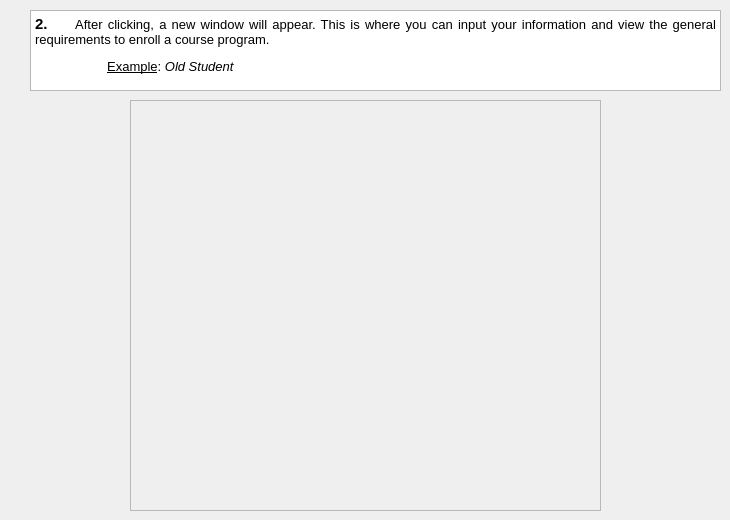
      <widget class="QWidget" name="tab_2">
       <attribute name="title">
        <string>2: Showing Choosen Admission Window</string>
       </attribute>
       <widget class="QWidget" name="gridLayoutWidget_4">
        <property name="geometry">
         <rect>
          <x>30</x>
          <y>10</y>
          <width>691</width>
          <height>81</height>
         </rect>
        </property>
        <layout class="QGridLayout" name="gridLayout_4">
         <item row="0" column="0">
          <widget class="QTextBrowser" name="textBrowser_3">
           <property name="html">
            <string>&lt;!DOCTYPE HTML PUBLIC &quot;-//W3C//DTD HTML 4.0//EN&quot; &quot;http://www.w3.org/TR/REC-html40/strict.dtd&quot;&gt;
&lt;html&gt;&lt;head&gt;&lt;meta name=&quot;qrichtext&quot; content=&quot;1&quot; /&gt;&lt;style type=&quot;text/css&quot;&gt;
p, li { white-space: pre-wrap; }
&lt;/style&gt;&lt;/head&gt;&lt;body style=&quot; font-family:'Open Sans'; font-size:9pt; font-weight:400; font-style:normal;&quot;&gt;
&lt;p align=&quot;justify&quot; style=&quot; margin-top:0px; margin-bottom:0px; margin-left:0px; margin-right:0px; -qt-block-indent:0; text-indent:0px;&quot;&gt;&lt;span style=&quot; font-size:11pt; font-weight:600;&quot;&gt;2.&lt;/span&gt;&lt;span style=&quot; font-family:'Times New Roman'; font-size:11pt; font-weight:600;&quot;&gt;   &lt;/span&gt;&lt;span style=&quot; font-family:'Times New Roman'; font-size:10pt;&quot;&gt;  &lt;/span&gt;&lt;span style=&quot; font-family:'Segoe UI'; font-size:10pt;&quot;&gt;After clicking, a new window will appear. This is where you can input your information and view the general requirements to enroll a course program.&lt;/span&gt;&lt;span style=&quot; font-size:10pt;&quot;&gt; &lt;/span&gt;&lt;/p&gt;
&lt;p align=&quot;justify&quot; style=&quot; margin-top:12px; margin-bottom:12px; margin-left:0px; margin-right:0px; -qt-block-indent:0; text-indent:0px;&quot;&gt;&lt;span style=&quot; font-family:'Segoe UI'; font-size:10pt;&quot;&gt;                    &lt;/span&gt;&lt;span style=&quot; font-family:'Segoe UI'; font-size:10pt; text-decoration: underline;&quot;&gt;Example&lt;/span&gt;&lt;span style=&quot; font-family:'Segoe UI'; font-size:10pt;&quot;&gt;: &lt;/span&gt;&lt;span style=&quot; font-family:'Segoe UI'; font-size:10pt; font-style:italic;&quot;&gt;Old Student&lt;/span&gt;&lt;span style=&quot; font-size:10pt;&quot;&gt; &lt;/span&gt;&lt;/p&gt;&lt;/body&gt;&lt;/html&gt;</string>
           </property>
          </widget>
         </item>
        </layout>
       </widget>
       <widget class="QLabel" name="label">
        <property name="geometry">
         <rect>
          <x>130</x>
          <y>100</y>
          <width>471</width>
          <height>411</height>
         </rect>
        </property>
        <property name="frameShape">
         <enum>QFrame::StyledPanel</enum>
        </property>
        <property name="frameShadow">
         <enum>QFrame::Sunken</enum>
        </property>
        <property name="text">
         <string/>
        </property>
        <property name="pixmap">
         <pixmap>../image/Capture_2.0_SampleOldStudent.JPG</pixmap>
        </property>
        <property name="scaledContents">
         <bool>true</bool>
        </property>
       </widget>
      </widget>
